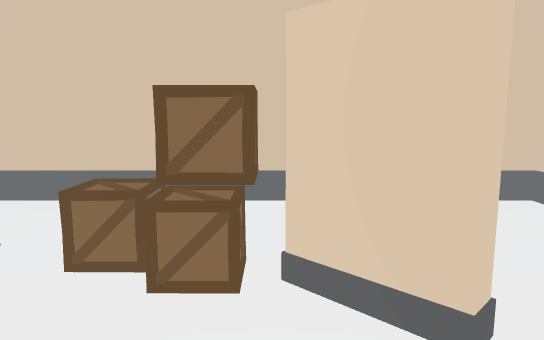
[1] (above)

12 first-person views from a walk through a 3-D level made in the Unity game engine. The camera is 1.4 m above the floor, tilts 8° down and sees 70° across. The floor is counted in squares, 0.5 m on a side. Each view is taken from the middle of a square. On the plan, view 1 faces up. The plan holds only what a view shows up to about 20 squares ahead; the rest is blank. The place goes on beyond the plan. The player character is not drawn.

[2]
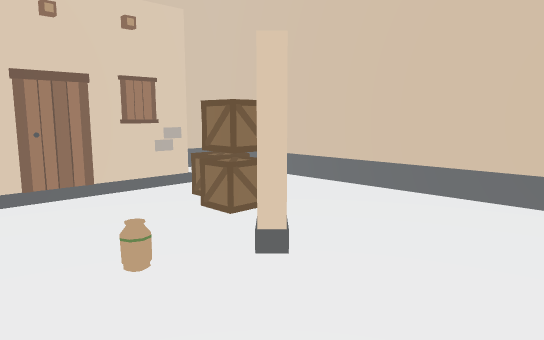

[3]
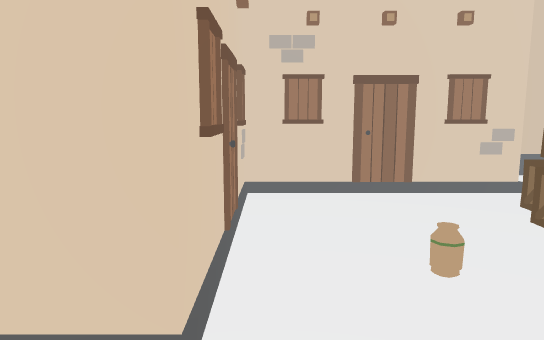

[4]
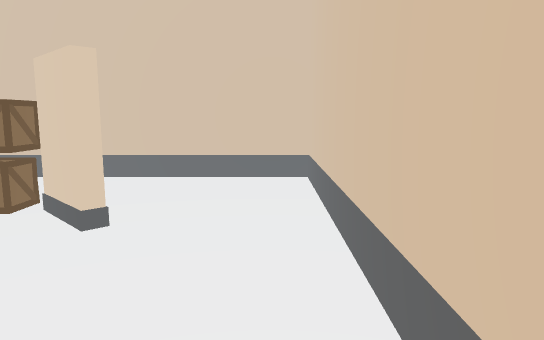

[5]
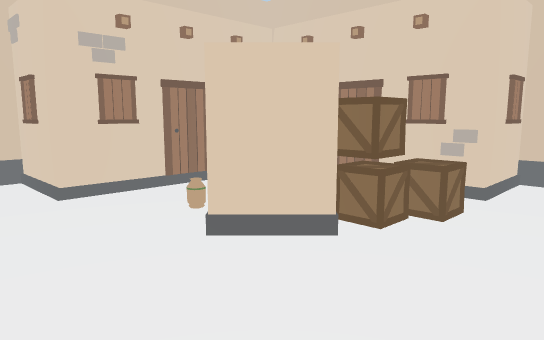

[6]
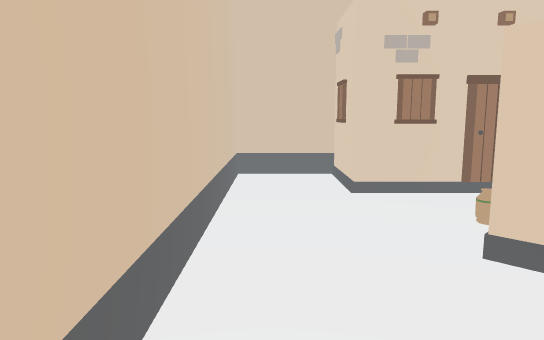

[7]
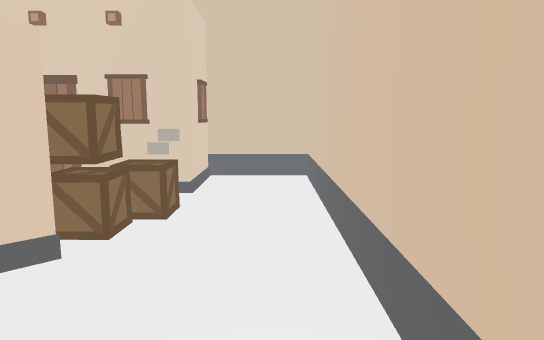

[8]
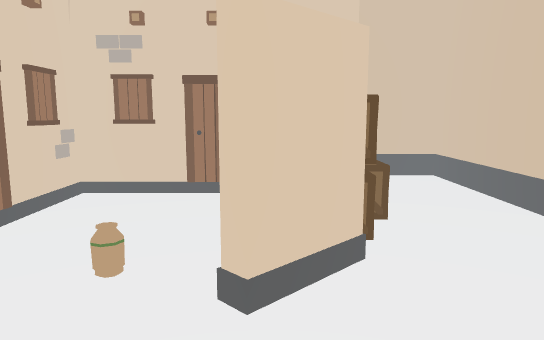

[9]
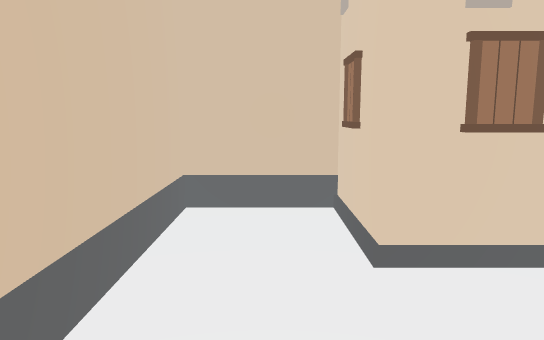

[10]
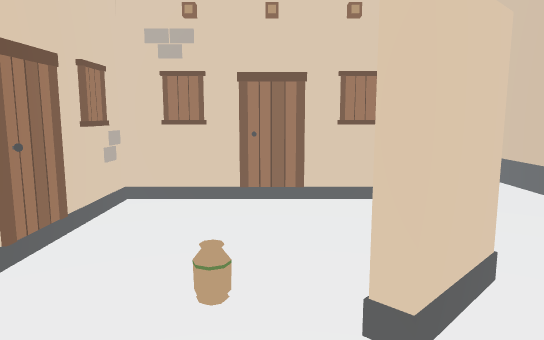

[11]
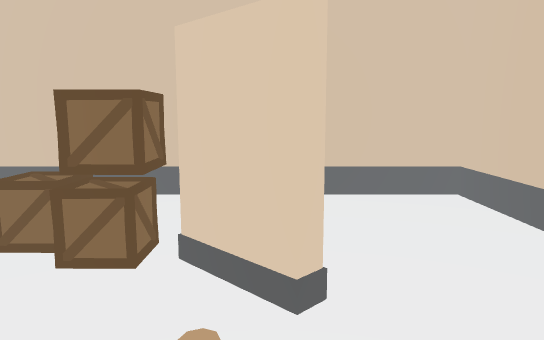

[12]
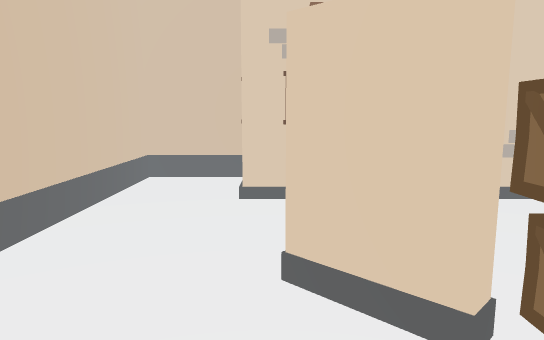

### Floor plan
Key: @ floor where view 1 was taken; # wall or solid block; . floor; B box; O other object.
Columns run from 10 left of view 1 to 9 right of it. Each row starts with its distance up from view 1.
 13 ####################
 12 #..................#
 11 #..................#
 10 #..................#
  9 #..................#
  8 #####.BBB..........#
  7     O.BBBBB#.......#
  6     #...BBB##......#
  5     #......##......#
  4     #..............#
  3     #..............#
  2     #..............#
  1     #..............#
  0     O.....@........#
 -1     #..............#
 -2     #O######O##....#
 -3               #....#
 -4               #....#
 -5               #....#
 -6               #....#
 -7               ######

Where each view was taken, in squares from view 1:
view 1: 0 up, 0 right, facing up
view 2: 1 down, 8 right, facing up-left
view 3: 1 down, 8 right, facing left
view 4: 5 down, 7 right, facing up
view 5: 12 up, 8 right, facing down-left
view 6: 12 up, 7 right, facing down
view 7: 11 up, 8 right, facing left
view 8: 5 up, 8 right, facing left
view 9: 5 up, 6 right, facing down
view 10: 3 up, 7 right, facing left
view 11: 1 down, 2 right, facing up
view 12: 11 up, 3 right, facing down
